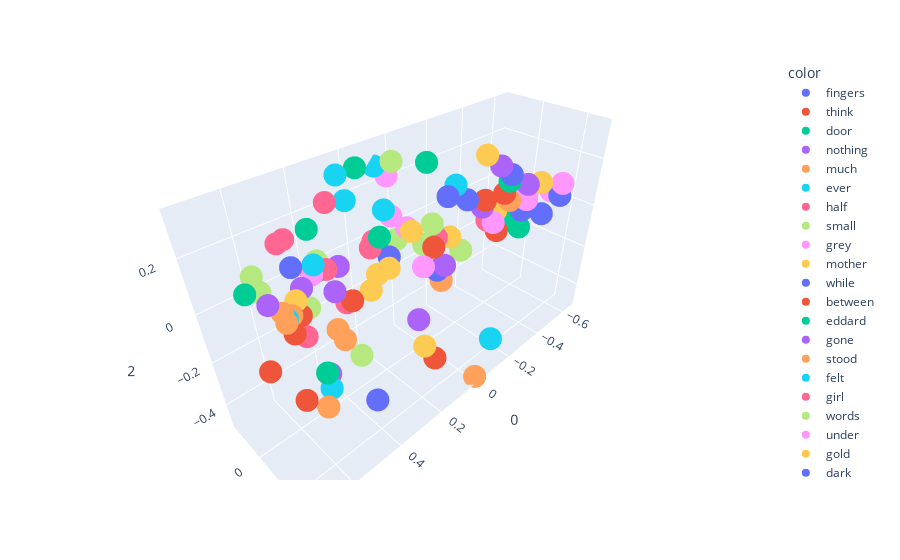

The notebook cell saved with this chart:
### Code cell
import plotly.express as px
fig = px.scatter_3d(X[200:300],x=0,y=1,z=2,color = y[200:300])
fig.show()

### Figure 1 — Plotly figure (JSON) as saved in the notebook; plotly's stock layout.template omitted (floating-point values rounded to 4 significant figures)
{"data": [{"hovertemplate": "color=fingers<br>0=%{x}<br>1=%{y}<br>2=%{z}<extra></extra>", "legendgroup": "fingers", "marker": {"color": "#636efa", "symbol": "circle"}, "mode": "markers", "name": "fingers", "scene": "scene", "showlegend": true, "type": "scatter3d", "x": [-0.6226], "y": [0.1728], "z": [0.02117]}, {"hovertemplate": "color=think<br>0=%{x}<br>1=%{y}<br>2=%{z}<extra></extra>", "legendgroup": "think", "marker": {"color": "#EF553B", "symbol": "circle"}, "mode": "markers", "name": "think", "scene": "scene", "showlegend": true, "type": "scatter3d", "x": [0.7215], "y": [0.1614], "z": [-0.01658]}, {"hovertemplate": "color=door<br>0=%{x}<br>1=%{y}<br>2=%{z}<extra></extra>", "legendgroup": "door", "marker": {"color": "#00cc96", "symbol": "circle"}, "mode": "markers", "name": "door", "scene": "scene", "showlegend": true, "type": "scatter3d", "x": [-0.4575], "y": [0.1004], "z": [-0.0901]}, {"hovertemplate": "color=nothing<br>0=%{x}<br>1=%{y}<br>2=%{z}<extra></extra>", "legendgroup": "nothing", "marker": {"color": "#ab63fa", "symbol": "circle"}, "mode": "markers", "name": "nothing", "scene": "scene", "showlegend": true, "type": "scatter3d", "x": [0.524], "y": [0.122], "z": [-0.2028]}, {"hovertemplate": "color=much<br>0=%{x}<br>1=%{y}<br>2=%{z}<extra></extra>", "legendgroup": "much", "marker": {"color": "#FFA15A", "symbol": "circle"}, "mode": "markers", "name": "much", "scene": "scene", "showlegend": true, "type": "scatter3d", "x": [0.584], "y": [0.1859], "z": [-0.2535]}, {"hovertemplate": "color=ever<br>0=%{x}<br>1=%{y}<br>2=%{z}<extra></extra>", "legendgroup": "ever", "marker": {"color": "#19d3f3", "symbol": "circle"}, "mode": "markers", "name": "ever", "scene": "scene", "showlegend": true, "type": "scatter3d", "x": [0.541], "y": [0.1471], "z": [-0.2355]}, {"hovertemplate": "color=half<br>0=%{x}<br>1=%{y}<br>2=%{z}<extra></extra>", "legendgroup": "half", "marker": {"color": "#FF6692", "symbol": "circle"}, "mode": "markers", "name": "half", "scene": "scene", "showlegend": true, "type": "scatter3d", "x": [-0.1408], "y": [-0.06588], "z": [-0.07578]}, {"hovertemplate": "color=small<br>0=%{x}<br>1=%{y}<br>2=%{z}<extra></extra>", "legendgroup": "small", "marker": {"color": "#B6E880", "symbol": "circle"}, "mode": "markers", "name": "small", "scene": "scene", "showlegend": true, "type": "scatter3d", "x": [-0.1368], "y": [-0.08404], "z": [-0.01997]}, {"hovertemplate": "color=grey<br>0=%{x}<br>1=%{y}<br>2=%{z}<extra></extra>", "legendgroup": "grey", "marker": {"color": "#FF97FF", "symbol": "circle"}, "mode": "markers", "name": "grey", "scene": "scene", "showlegend": true, "type": "scatter3d", "x": [-0.6422], "y": [0.1668], "z": [0.06662]}, {"hovertemplate": "color=mother<br>0=%{x}<br>1=%{y}<br>2=%{z}<extra></extra>", "legendgroup": "mother", "marker": {"color": "#FECB52", "symbol": "circle"}, "mode": "markers", "name": "mother", "scene": "scene", "showlegend": true, "type": "scatter3d", "x": [0.5345], "y": [0.005784], "z": [0.02835]}, {"hovertemplate": "color=while<br>0=%{x}<br>1=%{y}<br>2=%{z}<extra></extra>", "legendgroup": "while", "marker": {"color": "#636efa", "symbol": "circle"}, "mode": "markers", "name": "while", "scene": "scene", "showlegend": true, "type": "scatter3d", "x": [-0.3108], "y": [-0.0583], "z": [0.03049]}, {"hovertemplate": "color=between<br>0=%{x}<br>1=%{y}<br>2=%{z}<extra></extra>", "legendgroup": "between", "marker": {"color": "#EF553B", "symbol": "circle"}, "mode": "markers", "name": "between", "scene": "scene", "showlegend": true, "type": "scatter3d", "x": [-0.4454], "y": [0.02347], "z": [0.04047]}, {"hovertemplate": "color=eddard<br>0=%{x}<br>1=%{y}<br>2=%{z}<extra></extra>", "legendgroup": "eddard", "marker": {"color": "#00cc96", "symbol": "circle"}, "mode": "markers", "name": "eddard", "scene": "scene", "showlegend": true, "type": "scatter3d", "x": [0.4762], "y": [0.02876], "z": [0.2598]}, {"hovertemplate": "color=gone<br>0=%{x}<br>1=%{y}<br>2=%{z}<extra></extra>", "legendgroup": "gone", "marker": {"color": "#ab63fa", "symbol": "circle"}, "mode": "markers", "name": "gone", "scene": "scene", "showlegend": true, "type": "scatter3d", "x": [0.09234], "y": [0.07214], "z": [-0.275]}, {"hovertemplate": "color=stood<br>0=%{x}<br>1=%{y}<br>2=%{z}<extra></extra>", "legendgroup": "stood", "marker": {"color": "#FFA15A", "symbol": "circle"}, "mode": "markers", "name": "stood", "scene": "scene", "showlegend": true, "type": "scatter3d", "x": [-0.4581], "y": [0.04241], "z": [0.01049]}, {"hovertemplate": "color=felt<br>0=%{x}<br>1=%{y}<br>2=%{z}<extra></extra>", "legendgroup": "felt", "marker": {"color": "#19d3f3", "symbol": "circle"}, "mode": "markers", "name": "felt", "scene": "scene", "showlegend": true, "type": "scatter3d", "x": [-0.1619], "y": [0.2247], "z": [-0.4382]}, {"hovertemplate": "color=girl<br>0=%{x}<br>1=%{y}<br>2=%{z}<extra></extra>", "legendgroup": "girl", "marker": {"color": "#FF6692", "symbol": "circle"}, "mode": "markers", "name": "girl", "scene": "scene", "showlegend": true, "type": "scatter3d", "x": [0.3288], "y": [-0.03617], "z": [-0.1205]}, {"hovertemplate": "color=words<br>0=%{x}<br>1=%{y}<br>2=%{z}<extra></extra>", "legendgroup": "words", "marker": {"color": "#B6E880", "symbol": "circle"}, "mode": "markers", "name": "words", "scene": "scene", "showlegend": true, "type": "scatter3d", "x": [0.3631], "y": [0.0698], "z": [-0.2721]}, {"hovertemplate": "color=under<br>0=%{x}<br>1=%{y}<br>2=%{z}<extra></extra>", "legendgroup": "under", "marker": {"color": "#FF97FF", "symbol": "circle"}, "mode": "markers", "name": "under", "scene": "scene", "showlegend": true, "type": "scatter3d", "x": [-0.5261], "y": [0.0771], "z": [0.03112]}, {"hovertemplate": "color=gold<br>0=%{x}<br>1=%{y}<br>2=%{z}<extra></extra>", "legendgroup": "gold", "marker": {"color": "#FECB52", "symbol": "circle"}, "mode": "markers", "name": "gold", "scene": "scene", "showlegend": true, "type": "scatter3d", "x": [-0.4031], "y": [-0.04469], "z": [0.1967]}, {"hovertemplate": "color=dark<br>0=%{x}<br>1=%{y}<br>2=%{z}<extra></extra>", "legendgroup": "dark", "marker": {"color": "#636efa", "symbol": "circle"}, "mode": "markers", "name": "dark", "scene": "scene", "showlegend": true, "type": "scatter3d", "x": [-0.4832], "y": [0.08767], "z": [-0.02654]}, {"hovertemplate": "color=put<br>0=%{x}<br>1=%{y}<br>2=%{z}<extra></extra>", "legendgroup": "put", "marker": {"color": "#EF553B", "symbol": "circle"}, "mode": "markers", "name": "put", "scene": "scene", "showlegend": true, "type": "scatter3d", "x": [-0.09841], "y": [-0.03819], "z": [-0.08968]}, {"hovertemplate": "color=hear<br>0=%{x}<br>1=%{y}<br>2=%{z}<extra></extra>", "legendgroup": "hear", "marker": {"color": "#00cc96", "symbol": "circle"}, "mode": "markers", "name": "hear", "scene": "scene", "showlegend": true, "type": "scatter3d", "x": [0.5348], "y": [0.124], "z": [-0.1892]}, {"hovertemplate": "color=steel<br>0=%{x}<br>1=%{y}<br>2=%{z}<extra></extra>", "legendgroup": "steel", "marker": {"color": "#ab63fa", "symbol": "circle"}, "mode": "markers", "name": "steel", "scene": "scene", "showlegend": true, "type": "scatter3d", "x": [-0.452], "y": [-0.00787], "z": [0.1475]}, {"hovertemplate": "color=sister<br>0=%{x}<br>1=%{y}<br>2=%{z}<extra></extra>", "legendgroup": "sister", "marker": {"color": "#FFA15A", "symbol": "circle"}, "mode": "markers", "name": "sister", "scene": "scene", "showlegend": true, "type": "scatter3d", "x": [0.5701], "y": [0.03405], "z": [0.009201]}, {"hovertemplate": "color=every<br>0=%{x}<br>1=%{y}<br>2=%{z}<extra></extra>", "legendgroup": "every", "marker": {"color": "#19d3f3", "symbol": "circle"}, "mode": "markers", "name": "every", "scene": "scene", "showlegend": true, "type": "scatter3d", "x": [0.05657], "y": [-0.1427], "z": [0.09329]}, {"hovertemplate": "color=woman<br>0=%{x}<br>1=%{y}<br>2=%{z}<extra></extra>", "legendgroup": "woman", "marker": {"color": "#FF6692", "symbol": "circle"}, "mode": "markers", "name": "woman", "scene": "scene", "showlegend": true, "type": "scatter3d", "x": [0.1304], "y": [-0.1221], "z": [0.00257]}, {"hovertemplate": "color=snow<br>0=%{x}<br>1=%{y}<br>2=%{z}<extra></extra>", "legendgroup": "snow", "marker": {"color": "#B6E880", "symbol": "circle"}, "mode": "markers", "name": "snow", "scene": "scene", "showlegend": true, "type": "scatter3d", "x": [-0.07971], "y": [-0.07495], "z": [-0.08407]}, {"hovertemplate": "color=cold<br>0=%{x}<br>1=%{y}<br>2=%{z}<extra></extra>", "legendgroup": "cold", "marker": {"color": "#FF97FF", "symbol": "circle"}, "mode": "markers", "name": "cold", "scene": "scene", "showlegend": true, "type": "scatter3d", "x": [-0.3708], "y": [0.03398], "z": [-0.06075]}, {"hovertemplate": "color=beneath<br>0=%{x}<br>1=%{y}<br>2=%{z}<extra></extra>", "legendgroup": "beneath", "marker": {"color": "#FECB52", "symbol": "circle"}, "mode": "markers", "name": "beneath", "scene": "scene", "showlegend": true, "type": "scatter3d", "x": [-0.576], "y": [0.1073], "z": [0.07278]}, {"hovertemplate": "color=right<br>0=%{x}<br>1=%{y}<br>2=%{z}<extra></extra>", "legendgroup": "right", "marker": {"color": "#636efa", "symbol": "circle"}, "mode": "markers", "name": "right", "scene": "scene", "showlegend": true, "type": "scatter3d", "x": [-0.09461], "y": [-0.01436], "z": [-0.1846]}, {"hovertemplate": "color=done<br>0=%{x}<br>1=%{y}<br>2=%{z}<extra></extra>", "legendgroup": "done", "marker": {"color": "#EF553B", "symbol": "circle"}, "mode": "markers", "name": "done", "scene": "scene", "showlegend": true, "type": "scatter3d", "x": [0.6519], "y": [0.1923], "z": [-0.1613]}, {"hovertemplate": "color=watch<br>0=%{x}<br>1=%{y}<br>2=%{z}<extra></extra>", "legendgroup": "watch", "marker": {"color": "#00cc96", "symbol": "circle"}, "mode": "markers", "name": "watch", "scene": "scene", "showlegend": true, "type": "scatter3d", "x": [0.2143], "y": [-0.08085], "z": [0.3252]}, {"hovertemplate": "color=re<br>0=%{x}<br>1=%{y}<br>2=%{z}<extra></extra>", "legendgroup": "re", "marker": {"color": "#ab63fa", "symbol": "circle"}, "mode": "markers", "name": "re", "scene": "scene", "showlegend": true, "type": "scatter3d", "x": [0.6579], "y": [0.09065], "z": [0.1306]}, {"hovertemplate": "color=just<br>0=%{x}<br>1=%{y}<br>2=%{z}<extra></extra>", "legendgroup": "just", "marker": {"color": "#FFA15A", "symbol": "circle"}, "mode": "markers", "name": "just", "scene": "scene", "showlegend": true, "type": "scatter3d", "x": [0.4055], "y": [0.04562], "z": [-0.1872]}, {"hovertemplate": "color=children<br>0=%{x}<br>1=%{y}<br>2=%{z}<extra></extra>", "legendgroup": "children", "marker": {"color": "#19d3f3", "symbol": "circle"}, "mode": "markers", "name": "children", "scene": "scene", "showlegend": true, "type": "scatter3d", "x": [0.2395], "y": [-0.1177], "z": [0.2072]}, {"hovertemplate": "color=place<br>0=%{x}<br>1=%{y}<br>2=%{z}<extra></extra>", "legendgroup": "place", "marker": {"color": "#FF6692", "symbol": "circle"}, "mode": "markers", "name": "place", "scene": "scene", "showlegend": true, "type": "scatter3d", "x": [0.3923], "y": [-0.03697], "z": [0.05023]}, {"hovertemplate": "color=life<br>0=%{x}<br>1=%{y}<br>2=%{z}<extra></extra>", "legendgroup": "life", "marker": {"color": "#B6E880", "symbol": "circle"}, "mode": "markers", "name": "life", "scene": "scene", "showlegend": true, "type": "scatter3d", "x": [0.4024], "y": [-0.06953], "z": [0.07194]}, {"hovertemplate": "color=jorah<br>0=%{x}<br>1=%{y}<br>2=%{z}<extra></extra>", "legendgroup": "jorah", "marker": {"color": "#FF97FF", "symbol": "circle"}, "mode": "markers", "name": "jorah", "scene": "scene", "showlegend": true, "type": "scatter3d", "x": [0.1229], "y": [0.1292], "z": [0.00962]}, {"hovertemplate": "color=moment<br>0=%{x}<br>1=%{y}<br>2=%{z}<extra></extra>", "legendgroup": "moment", "marker": {"color": "#FECB52", "symbol": "circle"}, "mode": "markers", "name": "moment", "scene": "scene", "showlegend": true, "type": "scatter3d", "x": [0.09976], "y": [0.1109], "z": [-0.3793]}, {"hovertemplate": "color=seen<br>0=%{x}<br>1=%{y}<br>2=%{z}<extra></extra>", "legendgroup": "seen", "marker": {"color": "#636efa", "symbol": "circle"}, "mode": "markers", "name": "seen", "scene": "scene", "showlegend": true, "type": "scatter3d", "x": [0.4284], "y": [0.2259], "z": [-0.3174]}, {"hovertemplate": "color=herself<br>0=%{x}<br>1=%{y}<br>2=%{z}<extra></extra>", "legendgroup": "herself", "marker": {"color": "#EF553B", "symbol": "circle"}, "mode": "markers", "name": "herself", "scene": "scene", "showlegend": true, "type": "scatter3d", "x": [0.08592], "y": [0.1523], "z": [-0.4231]}, {"hovertemplate": "color=need<br>0=%{x}<br>1=%{y}<br>2=%{z}<extra></extra>", "legendgroup": "need", "marker": {"color": "#00cc96", "symbol": "circle"}, "mode": "markers", "name": "need", "scene": "scene", "showlegend": true, "type": "scatter3d", "x": [0.7099], "y": [0.09112], "z": [0.1952]}, {"hovertemplate": "color=fire<br>0=%{x}<br>1=%{y}<br>2=%{z}<extra></extra>", "legendgroup": "fire", "marker": {"color": "#ab63fa", "symbol": "circle"}, "mode": "markers", "name": "fire", "scene": "scene", "showlegend": true, "type": "scatter3d", "x": [-0.3455], "y": [-0.007492], "z": [0.003865]}, {"hovertemplate": "color=find<br>0=%{x}<br>1=%{y}<br>2=%{z}<extra></extra>", "legendgroup": "find", "marker": {"color": "#FFA15A", "symbol": "circle"}, "mode": "markers", "name": "find", "scene": "scene", "showlegend": true, "type": "scatter3d", "x": [0.5999], "y": [0.05501], "z": [0.01096]}, {"hovertemplate": "color=any<br>0=%{x}<br>1=%{y}<br>2=%{z}<extra></extra>", "legendgroup": "any", "marker": {"color": "#19d3f3", "symbol": "circle"}, "mode": "markers", "name": "any", "scene": "scene", "showlegend": true, "type": "scatter3d", "x": [0.5876], "y": [0.03759], "z": [0.00766]}, {"hovertemplate": "color=fear<br>0=%{x}<br>1=%{y}<br>2=%{z}<extra></extra>", "legendgroup": "fear", "marker": {"color": "#FF6692", "symbol": "circle"}, "mode": "markers", "name": "fear", "scene": "scene", "showlegend": true, "type": "scatter3d", "x": [0.5357], "y": [0.03688], "z": [-0.09423]}, {"hovertemplate": "color=give<br>0=%{x}<br>1=%{y}<br>2=%{z}<extra></extra>", "legendgroup": "give", "marker": {"color": "#B6E880", "symbol": "circle"}, "mode": "markers", "name": "give", "scene": "scene", "showlegend": true, "type": "scatter3d", "x": [0.6559], "y": [0.05442], "z": [0.1527]}, {"hovertemplate": "color=mormont<br>0=%{x}<br>1=%{y}<br>2=%{z}<extra></extra>", "legendgroup": "mormont", "marker": {"color": "#FF97FF", "symbol": "circle"}, "mode": "markers", "name": "mormont", "scene": "scene", "showlegend": true, "type": "scatter3d", "x": [0.03699], "y": [-0.1267], "z": [0.06664]}, {"hovertemplate": "color=began<br>0=%{x}<br>1=%{y}<br>2=%{z}<extra></extra>", "legendgroup": "began", "marker": {"color": "#FECB52", "symbol": "circle"}, "mode": "markers", "name": "began", "scene": "scene", "showlegend": true, "type": "scatter3d", "x": [-0.1938], "y": [-0.04173], "z": [-0.08555]}, {"hovertemplate": "color=littlefinger<br>0=%{x}<br>1=%{y}<br>2=%{z}<extra></extra>", "legendgroup": "littlefinger", "marker": {"color": "#636efa", "symbol": "circle"}, "mode": "markers", "name": "littlefinger", "scene": "scene", "showlegend": true, "type": "scatter3d", "x": [0.07967], "y": [-0.09595], "z": [-0.07763]}, {"hovertemplate": "color=child<br>0=%{x}<br>1=%{y}<br>2=%{z}<extra></extra>", "legendgroup": "child", "marker": {"color": "#EF553B", "symbol": "circle"}, "mode": "markers", "name": "child", "scene": "scene", "showlegend": true, "type": "scatter3d", "x": [0.5234], "y": [0.0006379], "z": [-0.03947]}, {"hovertemplate": "color=arms<br>0=%{x}<br>1=%{y}<br>2=%{z}<extra></extra>", "legendgroup": "arms", "marker": {"color": "#00cc96", "symbol": "circle"}, "mode": "markers", "name": "arms", "scene": "scene", "showlegend": true, "type": "scatter3d", "x": [-0.3993], "y": [0.03132], "z": [-0.06347]}, {"hovertemplate": "color=side<br>0=%{x}<br>1=%{y}<br>2=%{z}<extra></extra>", "legendgroup": "side", "marker": {"color": "#ab63fa", "symbol": "circle"}, "mode": "markers", "name": "side", "scene": "scene", "showlegend": true, "type": "scatter3d", "x": [-0.5295], "y": [0.07535], "z": [0.06948]}, {"hovertemplate": "color=silver<br>0=%{x}<br>1=%{y}<br>2=%{z}<extra></extra>", "legendgroup": "silver", "marker": {"color": "#FFA15A", "symbol": "circle"}, "mode": "markers", "name": "silver", "scene": "scene", "showlegend": true, "type": "scatter3d", "x": [-0.4739], "y": [0.03555], "z": [0.01742]}, {"hovertemplate": "color=tywin<br>0=%{x}<br>1=%{y}<br>2=%{z}<extra></extra>", "legendgroup": "tywin", "marker": {"color": "#19d3f3", "symbol": "circle"}, "mode": "markers", "name": "tywin", "scene": "scene", "showlegend": true, "type": "scatter3d", "x": [0.2918], "y": [-0.07624], "z": [0.3276]}, {"hovertemplate": "color=these<br>0=%{x}<br>1=%{y}<br>2=%{z}<extra></extra>", "legendgroup": "these", "marker": {"color": "#FF6692", "symbol": "circle"}, "mode": "markers", "name": "these", "scene": "scene", "showlegend": true, "type": "scatter3d", "x": [0.5171], "y": [-0.03837], "z": [0.2152]}, {"hovertemplate": "color=shall<br>0=%{x}<br>1=%{y}<br>2=%{z}<extra></extra>", "legendgroup": "shall", "marker": {"color": "#B6E880", "symbol": "circle"}, "mode": "markers", "name": "shall", "scene": "scene", "showlegend": true, "type": "scatter3d", "x": [0.6704], "y": [0.06054], "z": [0.2144]}, {"hovertemplate": "color=dothraki<br>0=%{x}<br>1=%{y}<br>2=%{z}<extra></extra>", "legendgroup": "dothraki", "marker": {"color": "#FF97FF", "symbol": "circle"}, "mode": "markers", "name": "dothraki", "scene": "scene", "showlegend": true, "type": "scatter3d", "x": [-0.01356], "y": [-0.09699], "z": [0.008846]}, {"hovertemplate": "color=end<br>0=%{x}<br>1=%{y}<br>2=%{z}<extra></extra>", "legendgroup": "end", "marker": {"color": "#FECB52", "symbol": "circle"}, "mode": "markers", "name": "end", "scene": "scene", "showlegend": true, "type": "scatter3d", "x": [-0.01298], "y": [-0.07151], "z": [0.00414]}, {"hovertemplate": "color=name<br>0=%{x}<br>1=%{y}<br>2=%{z}<extra></extra>", "legendgroup": "name", "marker": {"color": "#636efa", "symbol": "circle"}, "mode": "markers", "name": "name", "scene": "scene", "showlegend": true, "type": "scatter3d", "x": [0.519], "y": [-0.01863], "z": [0.1291]}, {"hovertemplate": "color=perhaps<br>0=%{x}<br>1=%{y}<br>2=%{z}<extra></extra>", "legendgroup": "perhaps", "marker": {"color": "#EF553B", "symbol": "circle"}, "mode": "markers", "name": "perhaps", "scene": "scene", "showlegend": true, "type": "scatter3d", "x": [0.5765], "y": [0.04466], "z": [-0.05183]}, {"hovertemplate": "color=those<br>0=%{x}<br>1=%{y}<br>2=%{z}<extra></extra>", "legendgroup": "those", "marker": {"color": "#00cc96", "symbol": "circle"}, "mode": "markers", "name": "those", "scene": "scene", "showlegend": true, "type": "scatter3d", "x": [0.1163], "y": [-0.101], "z": [0.02226]}, {"hovertemplate": "color=leave<br>0=%{x}<br>1=%{y}<br>2=%{z}<extra></extra>", "legendgroup": "leave", "marker": {"color": "#ab63fa", "symbol": "circle"}, "mode": "markers", "name": "leave", "scene": "scene", "showlegend": true, "type": "scatter3d", "x": [0.5015], "y": [-0.009048], "z": [0.04906]}, {"hovertemplate": "color=always<br>0=%{x}<br>1=%{y}<br>2=%{z}<extra></extra>", "legendgroup": "always", "marker": {"color": "#FFA15A", "symbol": "circle"}, "mode": "markers", "name": "always", "scene": "scene", "showlegend": true, "type": "scatter3d", "x": [0.4103], "y": [0.01644], "z": [-0.1576]}, {"hovertemplate": "color=horses<br>0=%{x}<br>1=%{y}<br>2=%{z}<extra></extra>", "legendgroup": "horses", "marker": {"color": "#19d3f3", "symbol": "circle"}, "mode": "markers", "name": "horses", "scene": "scene", "showlegend": true, "type": "scatter3d", "x": [-0.239], "y": [-0.05864], "z": [0.1197]}, {"hovertemplate": "color=jaime<br>0=%{x}<br>1=%{y}<br>2=%{z}<extra></extra>", "legendgroup": "jaime", "marker": {"color": "#FF6692", "symbol": "circle"}, "mode": "markers", "name": "jaime", "scene": "scene", "showlegend": true, "type": "scatter3d", "x": [0.3075], "y": [-0.1294], "z": [0.2213]}, {"hovertemplate": "color=yes<br>0=%{x}<br>1=%{y}<br>2=%{z}<extra></extra>", "legendgroup": "yes", "marker": {"color": "#B6E880", "symbol": "circle"}, "mode": "markers", "name": "yes", "scene": "scene", "showlegend": true, "type": "scatter3d", "x": [0.4814], "y": [-0.01709], "z": [-0.04243]}, {"hovertemplate": "color=many<br>0=%{x}<br>1=%{y}<br>2=%{z}<extra></extra>", "legendgroup": "many", "marker": {"color": "#FF97FF", "symbol": "circle"}, "mode": "markers", "name": "many", "scene": "scene", "showlegend": true, "type": "scatter3d", "x": [0.4376], "y": [-0.05038], "z": [0.04528]}, {"hovertemplate": "color=others<br>0=%{x}<br>1=%{y}<br>2=%{z}<extra></extra>", "legendgroup": "others", "marker": {"color": "#FECB52", "symbol": "circle"}, "mode": "markers", "name": "others", "scene": "scene", "showlegend": true, "type": "scatter3d", "x": [0.1192], "y": [-0.0529], "z": [-0.08815]}, {"hovertemplate": "color=castle<br>0=%{x}<br>1=%{y}<br>2=%{z}<extra></extra>", "legendgroup": "castle", "marker": {"color": "#636efa", "symbol": "circle"}, "mode": "markers", "name": "castle", "scene": "scene", "showlegend": true, "type": "scatter3d", "x": [-0.1903], "y": [-0.05387], "z": [0.08984]}, {"hovertemplate": "color=room<br>0=%{x}<br>1=%{y}<br>2=%{z}<extra></extra>", "legendgroup": "room", "marker": {"color": "#EF553B", "symbol": "circle"}, "mode": "markers", "name": "room", "scene": "scene", "showlegend": true, "type": "scatter3d", "x": [-0.3653], "y": [-0.009493], "z": [0.0264]}, {"hovertemplate": "color=north<br>0=%{x}<br>1=%{y}<br>2=%{z}<extra></extra>", "legendgroup": "north", "marker": {"color": "#00cc96", "symbol": "circle"}, "mode": "markers", "name": "north", "scene": "scene", "showlegend": true, "type": "scatter3d", "x": [-0.1272], "y": [-0.1064], "z": [0.2315]}, {"hovertemplate": "color=far<br>0=%{x}<br>1=%{y}<br>2=%{z}<extra></extra>", "legendgroup": "far", "marker": {"color": "#ab63fa", "symbol": "circle"}, "mode": "markers", "name": "far", "scene": "scene", "showlegend": true, "type": "scatter3d", "x": [-0.1197], "y": [0.001547], "z": [-0.1658]}, {"hovertemplate": "color=smile<br>0=%{x}<br>1=%{y}<br>2=%{z}<extra></extra>", "legendgroup": "smile", "marker": {"color": "#FFA15A", "symbol": "circle"}, "mode": "markers", "name": "smile", "scene": "scene", "showlegend": true, "type": "scatter3d", "x": [-0.09969], "y": [0.003759], "z": [-0.2283]}, {"hovertemplate": "color=lords<br>0=%{x}<br>1=%{y}<br>2=%{z}<extra></extra>", "legendgroup": "lords", "marker": {"color": "#19d3f3", "symbol": "circle"}, "mode": "markers", "name": "lords", "scene": "scene", "showlegend": true, "type": "scatter3d", "x": [0.07209], "y": [-0.1644], "z": [0.2611]}, {"hovertemplate": "color=honor<br>0=%{x}<br>1=%{y}<br>2=%{z}<extra></extra>", "legendgroup": "honor", "marker": {"color": "#FF6692", "symbol": "circle"}, "mode": "markers", "name": "honor", "scene": "scene", "showlegend": true, "type": "scatter3d", "x": [0.5341], "y": [-0.04914], "z": [0.204]}, {"hovertemplate": "color=wine<br>0=%{x}<br>1=%{y}<br>2=%{z}<extra></extra>", "legendgroup": "wine", "marker": {"color": "#B6E880", "symbol": "circle"}, "mode": "markers", "name": "wine", "scene": "scene", "showlegend": true, "type": "scatter3d", "x": [0.02503], "y": [-0.1155], "z": [-0.0336]}, {"hovertemplate": "color=cloak<br>0=%{x}<br>1=%{y}<br>2=%{z}<extra></extra>", "legendgroup": "cloak", "marker": {"color": "#FF97FF", "symbol": "circle"}, "mode": "markers", "name": "cloak", "scene": "scene", "showlegend": true, "type": "scatter3d", "x": [-0.605], "y": [0.1391], "z": [0.03664]}, {"hovertemplate": "color=luwin<br>0=%{x}<br>1=%{y}<br>2=%{z}<extra></extra>", "legendgroup": "luwin", "marker": {"color": "#FECB52", "symbol": "circle"}, "mode": "markers", "name": "luwin", "scene": "scene", "showlegend": true, "type": "scatter3d", "x": [0.1818], "y": [-0.04371], "z": [-0.07921]}, {"hovertemplate": "color=arm<br>0=%{x}<br>1=%{y}<br>2=%{z}<extra></extra>", "legendgroup": "arm", "marker": {"color": "#636efa", "symbol": "circle"}, "mode": "markers", "name": "arm", "scene": "scene", "showlegend": true, "type": "scatter3d", "x": [-0.5505], "y": [0.1422], "z": [-0.0477]}, {"hovertemplate": "color=rode<br>0=%{x}<br>1=%{y}<br>2=%{z}<extra></extra>", "legendgroup": "rode", "marker": {"color": "#EF553B", "symbol": "circle"}, "mode": "markers", "name": "rode", "scene": "scene", "showlegend": true, "type": "scatter3d", "x": [-0.3794], "y": [0.04648], "z": [-0.09718]}, {"hovertemplate": "color=mouth<br>0=%{x}<br>1=%{y}<br>2=%{z}<extra></extra>", "legendgroup": "mouth", "marker": {"color": "#00cc96", "symbol": "circle"}, "mode": "markers", "name": "mouth", "scene": "scene", "showlegend": true, "type": "scatter3d", "x": [-0.4186], "y": [0.04622], "z": [-0.06313]}, {"hovertemplate": "color=sent<br>0=%{x}<br>1=%{y}<br>2=%{z}<extra></extra>", "legendgroup": "sent", "marker": {"color": "#ab63fa", "symbol": "circle"}, "mode": "markers", "name": "sent", "scene": "scene", "showlegend": true, "type": "scatter3d", "x": [0.3656], "y": [-0.04334], "z": [-0.05639]}, {"hovertemplate": "color=word<br>0=%{x}<br>1=%{y}<br>2=%{z}<extra></extra>", "legendgroup": "word", "marker": {"color": "#FFA15A", "symbol": "circle"}, "mode": "markers", "name": "word", "scene": "scene", "showlegend": true, "type": "scatter3d", "x": [0.5945], "y": [0.02847], "z": [0.02957]}, {"hovertemplate": "color=sweet<br>0=%{x}<br>1=%{y}<br>2=%{z}<extra></extra>", "legendgroup": "sweet", "marker": {"color": "#19d3f3", "symbol": "circle"}, "mode": "markers", "name": "sweet", "scene": "scene", "showlegend": true, "type": "scatter3d", "x": [0.4047], "y": [-0.07631], "z": [0.02861]}, {"hovertemplate": "color=another<br>0=%{x}<br>1=%{y}<br>2=%{z}<extra></extra>", "legendgroup": "another", "marker": {"color": "#FF6692", "symbol": "circle"}, "mode": "markers", "name": "another", "scene": "scene", "showlegend": true, "type": "scatter3d", "x": [0.1483], "y": [-0.1174], "z": [-0.01655]}, {"hovertemplate": "color=seven<br>0=%{x}<br>1=%{y}<br>2=%{z}<extra></extra>", "legendgroup": "seven", "marker": {"color": "#B6E880", "symbol": "circle"}, "mode": "markers", "name": "seven", "scene": "scene", "showlegend": true, "type": "scatter3d", "x": [0.02725], "y": [-0.1235], "z": [0.2769]}, {"hovertemplate": "color=wind<br>0=%{x}<br>1=%{y}<br>2=%{z}<extra></extra>", "legendgroup": "wind", "marker": {"color": "#FF97FF", "symbol": "circle"}, "mode": "markers", "name": "wind", "scene": "scene", "showlegend": true, "type": "scatter3d", "x": [-0.514], "y": [0.08638], "z": [0.01026]}, {"hovertemplate": "color=water<br>0=%{x}<br>1=%{y}<br>2=%{z}<extra></extra>", "legendgroup": "water", "marker": {"color": "#FECB52", "symbol": "circle"}, "mode": "markers", "name": "water", "scene": "scene", "showlegend": true, "type": "scatter3d", "x": [-0.4017], "y": [0.01821], "z": [-0.02465]}, {"hovertemplate": "color=walls<br>0=%{x}<br>1=%{y}<br>2=%{z}<extra></extra>", "legendgroup": "walls", "marker": {"color": "#636efa", "symbol": "circle"}, "mode": "markers", "name": "walls", "scene": "scene", "showlegend": true, "type": "scatter3d", "x": [-0.4692], "y": [0.0346], "z": [0.1185]}, {"hovertemplate": "color=taken<br>0=%{x}<br>1=%{y}<br>2=%{z}<extra></extra>", "legendgroup": "taken", "marker": {"color": "#EF553B", "symbol": "circle"}, "mode": "markers", "name": "taken", "scene": "scene", "showlegend": true, "type": "scatter3d", "x": [0.3166], "y": [-0.01827], "z": [-0.1084]}, {"hovertemplate": "color=tower<br>0=%{x}<br>1=%{y}<br>2=%{z}<extra></extra>", "legendgroup": "tower", "marker": {"color": "#00cc96", "symbol": "circle"}, "mode": "markers", "name": "tower", "scene": "scene", "showlegend": true, "type": "scatter3d", "x": [-0.459], "y": [0.03414], "z": [0.09337]}, {"hovertemplate": "color=arryn<br>0=%{x}<br>1=%{y}<br>2=%{z}<extra></extra>", "legendgroup": "arryn", "marker": {"color": "#ab63fa", "symbol": "circle"}, "mode": "markers", "name": "arryn", "scene": "scene", "showlegend": true, "type": "scatter3d", "x": [0.3261], "y": [-0.06641], "z": [0.01504]}, {"hovertemplate": "color=feel<br>0=%{x}<br>1=%{y}<br>2=%{z}<extra></extra>", "legendgroup": "feel", "marker": {"color": "#FFA15A", "symbol": "circle"}, "mode": "markers", "name": "feel", "scene": "scene", "showlegend": true, "type": "scatter3d", "x": [0.0009637], "y": [0.2839], "z": [-0.4888]}, {"hovertemplate": "color=ride<br>0=%{x}<br>1=%{y}<br>2=%{z}<extra></extra>", "legendgroup": "ride", "marker": {"color": "#19d3f3", "symbol": "circle"}, "mode": "markers", "name": "ride", "scene": "scene", "showlegend": true, "type": "scatter3d", "x": [0.434], "y": [-0.03813], "z": [0.08751]}, {"hovertemplate": "color=sat<br>0=%{x}<br>1=%{y}<br>2=%{z}<extra></extra>", "legendgroup": "sat", "marker": {"color": "#FF6692", "symbol": "circle"}, "mode": "markers", "name": "sat", "scene": "scene", "showlegend": true, "type": "scatter3d", "x": [-0.3615], "y": [0.00855], "z": [-0.05612]}, {"hovertemplate": "color=close<br>0=%{x}<br>1=%{y}<br>2=%{z}<extra></extra>", "legendgroup": "close", "marker": {"color": "#B6E880", "symbol": "circle"}, "mode": "markers", "name": "close", "scene": "scene", "showlegend": true, "type": "scatter3d", "x": [-0.2231], "y": [-0.006502], "z": [-0.1458]}, {"hovertemplate": "color=swords<br>0=%{x}<br>1=%{y}<br>2=%{z}<extra></extra>", "legendgroup": "swords", "marker": {"color": "#FF97FF", "symbol": "circle"}, "mode": "markers", "name": "swords", "scene": "scene", "showlegend": true, "type": "scatter3d", "x": [0.02708], "y": [-0.1543], "z": [0.2127]}, {"hovertemplate": "color=prince<br>0=%{x}<br>1=%{y}<br>2=%{z}<extra></extra>", "legendgroup": "prince", "marker": {"color": "#FECB52", "symbol": "circle"}, "mode": "markers", "name": "prince", "scene": "scene", "showlegend": true, "type": "scatter3d", "x": [0.2058], "y": [-0.05602], "z": [-0.1443]}], "layout": {"legend": {"title": {"text": "color"}, "tracegroupgap": 0}, "margin": {"t": 60}, "scene": {"domain": {"x": [0, 1], "y": [0, 1]}, "xaxis": {"title": {"text": "0"}}, "yaxis": {"title": {"text": "1"}}, "zaxis": {"title": {"text": "2"}}}}}
